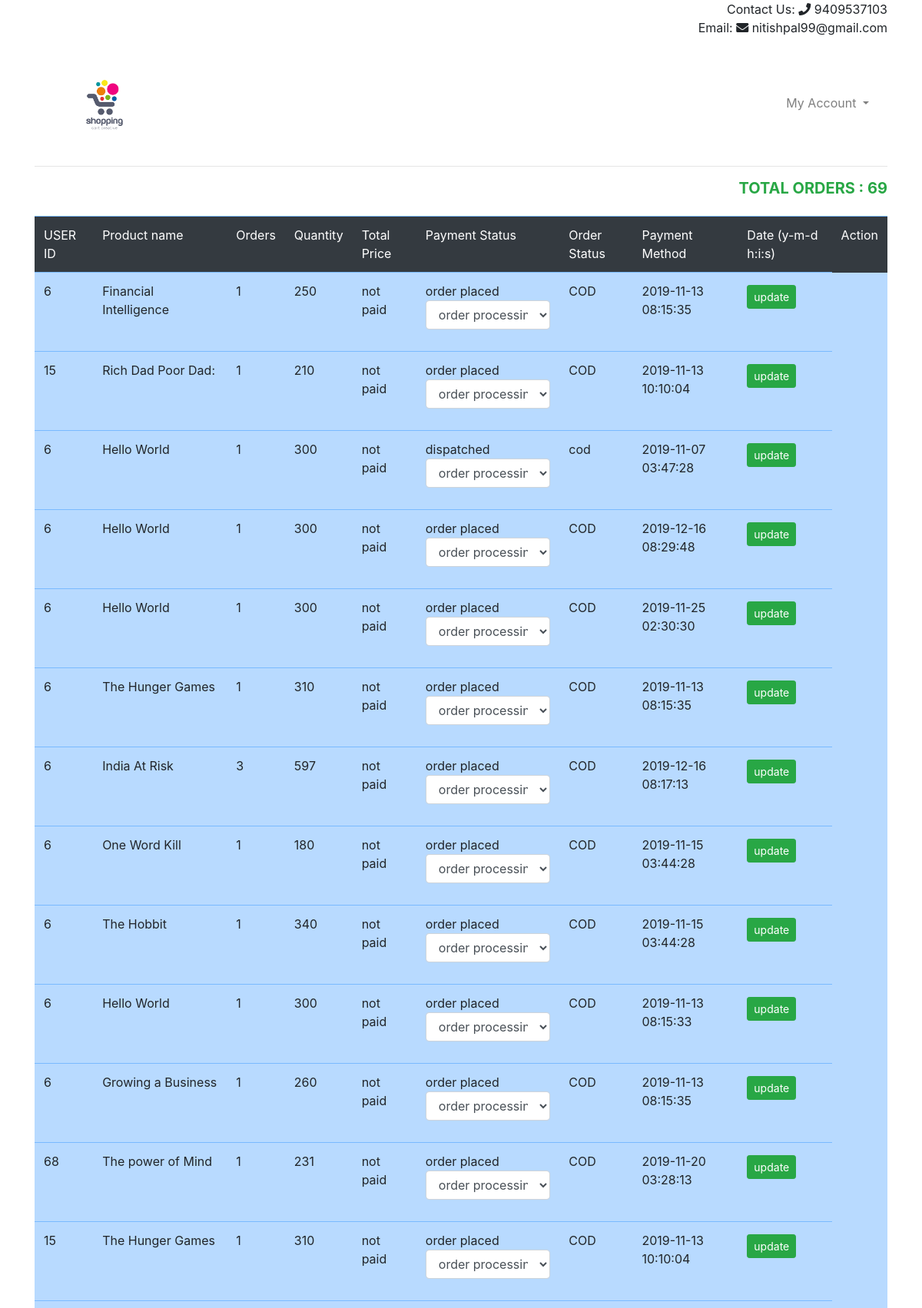
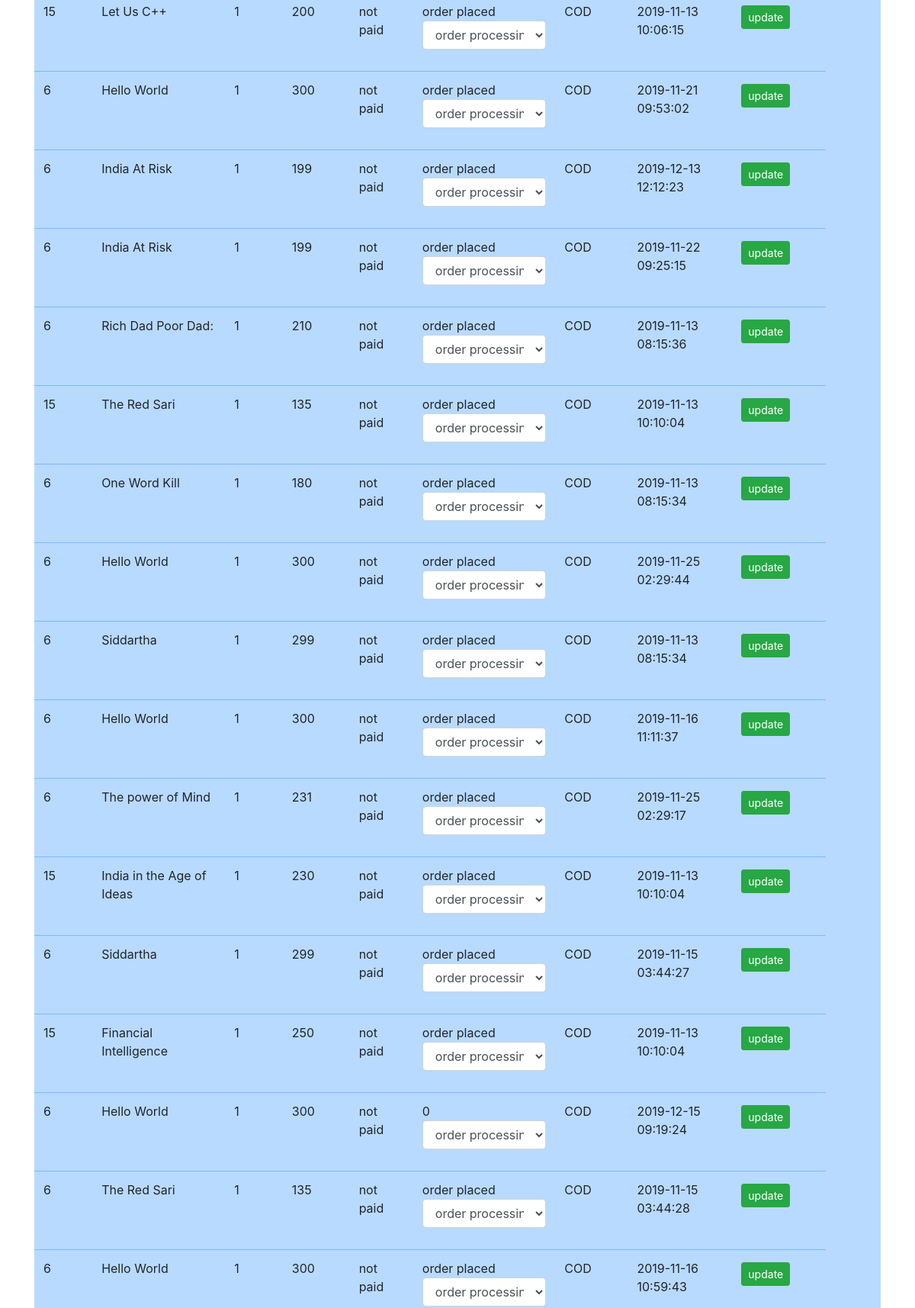
Screenshot of /admin/orders.php (signed in, upper part) with the database file from the repository (2 pictures, top to bottom).
### tables this page shows
CREATE TABLE `orders` (
  `sno` int(11) NOT NULL,
  `order_id` varchar(255) NOT NULL,
  `book_id` varchar(200) NOT NULL,
  `book_name` varchar(255) NOT NULL,
  `img` varchar(200) NOT NULL,
  `price` varchar(200) NOT NULL,
  `quantity` int(11) NOT NULL,
  `total_price` varchar(255) NOT NULL,
  `user_id` varchar(100) NOT NULL,
  `date_of_purchase` varchar(100) NOT NULL,
  `status` varchar(100) NOT NULL,
  `payment_method` varchar(255) NOT NULL,
  `paid` varchar(100) NOT NULL
);

### admin/orders.php (the view, shortened to what this page needs)
<?php
 require_once 'header.php';
 require '../config.php';
$output='';
$sql = "SELECT * FROM orders ORDER BY order_id DESC";
$res = mysqli_query($link,$sql);
$total = mysqli_num_rows($res);
 $output.= '<table class="table table-hover table-primary ">
    <thead class ="bg-dark text-white text-strong">
    <tr>
      <td>USER ID</td>
      <td>Product name</td>
      <td>Orders</td>
      <td>Quantity</td>
      <td>Total Price</td>
      <td>Payment Status</td>
      <td>Order Status</td>
      <td>Payment Method</td>
      <td>Date (y-m-d h:i:s)</td>
      <td>Action</td>
    </tr></thead>';
while ($row = mysqli_fetch_array($res)) {
  $output.='<tr>
      <td>'.$row['user_id'].'</td>
      <td>'.$row['book_name'].'</td>
      <td>'.$row['quantity'].'</td>
      <td>'.$row['total_price'].'</td>
      <td>'.$row['paid'].'</td>
      <td>'.$row['status'].'
        <form method="post" class="form">
        <div class="form-group">
        <select name="status" class="form-control">
        <option value="order processing by seller">order processing by seller</option>
        <option value="item packed">Item packed</option>
        <option value="dispatched">Dispatched</option>
        <option value="out for delivery">out for delivery</option>
        <option value="delivered">Item delivered</option>
        </select>
        </div>
      </td>
      <td>'.$row['payment_method'].'</td>
      <td>'.$row['date_of_purchase'].'</td>
      <td>
      <input type="hidden" value="'.$row['order_id'].'" name="order_id">
      <button class="btn btn-sm btn-success mt-1" name="update" type="submit"> update</button>
       </form>
      </td>
    </tr>';
}
$output.='</table>';
 ?>
 <div class="container">
   <div class="row">
     <div class="col-lg-12">
      <span class="text-success float-right mb-3"><h5 style="font-weight: bolder;">TOTAL ORDERS : <?php echo $total; ?></h5></span>
      <?php echo $output;?>
     </div>
   </div>
 </div>
<?php require_once 'footer.php'; ?>

### admin/header.php (shortened to what this page needs)
<!DOCTYPE html>
<html lang="en" dir="ltr">
  <head>
<link rel="stylesheet" href="https://maxcdn.bootstrapcdn.com/bootstrap/4.3.1/css/bootstrap.min.css">
<link rel="stylesheet" href="https://use.fontawesome.com/releases/v5.8.2/css/all.css">
  </head>
  <body>
  <div class="container">
    <div class="info">
      Contact Us:&nbsp;<i class="fas fa-phone"></i>&nbsp;9409537103<br>
      Email:&nbsp;<i class="fas fa-envelope"></i>&nbsp;nitishpal99@gmail.com
    </div>
    <nav class="navbar navbar-expand-lg navbar-light">
      <a class="navbar-brand" href="profile.php"> <img src="images/logo1.png" alt="" href="80" width="150"> </a>
      <div class="collapse navbar-collapse" id="navbarNavDropdown">
        <ul class="navbar-nav ml-auto">
        <?php
          if (!isset($_SESSION['aloggedin'])) {
          echo '
              <li class="nav-item">
            <a class="nav-link" href="login.php">Login</a>
          </li>';
        }else {
        echo '
              <li class="nav-item dropdown">
            <a class="nav-link dropdown-toggle" href="#" id="navbarDropdownMenuLink" data-toggle="dropdown" aria-haspopup="true" aria-expanded="false">
            My Account
            </a>
            <div class="dropdown-menu" aria-labelledby="navbarDropdownMenuLink">
              <h5 class="dropdown-header">Hello, Admin</h5>
              <div class="dropdown-divider"></div>
              <a class="dropdown-item" href="logout.php">Logout</a>
            </div>
          </li>';
        }
       ?>
        </ul>
      </div>
    </nav>
    <hr>
  </div>

### admin/footer.php (shortened to what this page needs)
<br><br><br><br><br><br><br><br><br><br><br><br><br><br><br><br><br><br><br><br><br>
</body>
</html>

### admin/header.php (style rules this page uses)
.info { text-align: right; margin-bottom: 20px; }

### rows the page displays
orders: user "6", book_name "Financial Intelligence", quantity "1", total_price "250", paid "not paid", status "order placed", payment_method "COD", date_of_purchase "2019-11-13 08:15:35"
orders: user "15", book_name "Rich Dad Poor Dad:", quantity "1", total_price "210", paid "not paid", status "order placed", payment_method "COD", date_of_purchase "2019-11-13 10:10:04"
orders: user "6", book_name "Hello World", quantity "1", total_price "300", paid "not paid", status "dispatched", payment_method "cod", date_of_purchase "2019-11-07 03:47:28"
orders: user "6", book_name "Hello World", quantity "1", total_price "300", paid "not paid", status "order placed", payment_method "COD", date_of_purchase "2019-12-16 08:29:48"
orders: user "6", book_name "Hello World", quantity "1", total_price "300", paid "not paid", status "order placed", payment_method "COD", date_of_purchase "2019-11-25 02:30:30"
orders: user "6", book_name "The Hunger Games", quantity "1", total_price "310", paid "not paid", status "order placed", payment_method "COD", date_of_purchase "2019-11-13 08:15:35"
orders: user "6", book_name "India At Risk", quantity "3", total_price "597", paid "not paid", status "order placed", payment_method "COD", date_of_purchase "2019-12-16 08:17:13"
orders: user "6", book_name "One Word Kill", quantity "1", total_price "180", paid "not paid", status "order placed", payment_method "COD", date_of_purchase "2019-11-15 03:44:28"
orders: user "6", book_name "The Hobbit", quantity "1", total_price "340", paid "not paid", status "order placed", payment_method "COD", date_of_purchase "2019-11-15 03:44:28"
orders: user "6", book_name "Hello World", quantity "1", total_price "300", paid "not paid", status "order placed", payment_method "COD", date_of_purchase "2019-11-13 08:15:33"
orders: user "6", book_name "Growing a Business", quantity "1", total_price "260", paid "not paid", status "order placed", payment_method "COD", date_of_purchase "2019-11-13 08:15:35"
orders: user "68", book_name "The power of Mind", quantity "1", total_price "231", paid "not paid", status "order placed", payment_method "COD", date_of_purchase "2019-11-20 03:28:13"
orders: user "15", book_name "The Hunger Games", quantity "1", total_price "310", paid "not paid", status "order placed", payment_method "COD", date_of_purchase "2019-11-13 10:10:04"
orders: user "15", book_name "Let Us C++", quantity "1", total_price "200", paid "not paid", status "order placed", payment_method "COD", date_of_purchase "2019-11-13 10:06:15"
orders: user "6", book_name "Hello World", quantity "1", total_price "300", paid "not paid", status "order placed", payment_method "COD", date_of_purchase "2019-11-21 09:53:02"
orders: user "6", book_name "India At Risk", quantity "1", total_price "199", paid "not paid", status "order placed", payment_method "COD", date_of_purchase "2019-12-13 12:12:23"
orders: user "6", book_name "India At Risk", quantity "1", total_price "199", paid "not paid", status "order placed", payment_method "COD", date_of_purchase "2019-11-22 09:25:15"
orders: user "6", book_name "Rich Dad Poor Dad:", quantity "1", total_price "210", paid "not paid", status "order placed", payment_method "COD", date_of_purchase "2019-11-13 08:15:36"
orders: user "15", book_name "The Red Sari", quantity "1", total_price "135", paid "not paid", status "order placed", payment_method "COD", date_of_purchase "2019-11-13 10:10:04"
orders: user "6", book_name "One Word Kill", quantity "1", total_price "180", paid "not paid", status "order placed", payment_method "COD", date_of_purchase "2019-11-13 08:15:34"
orders: user "6", book_name "Hello World", quantity "1", total_price "300", paid "not paid", status "order placed", payment_method "COD", date_of_purchase "2019-11-25 02:29:44"
orders: user "6", book_name "Siddartha", quantity "1", total_price "299", paid "not paid", status "order placed", payment_method "COD", date_of_purchase "2019-11-13 08:15:34"
orders: user "6", book_name "Hello World", quantity "1", total_price "300", paid "not paid", status "order placed", payment_method "COD", date_of_purchase "2019-11-16 11:11:37"
orders: user "6", book_name "The power of Mind", quantity "1", total_price "231", paid "not paid", status "order placed", payment_method "COD", date_of_purchase "2019-11-25 02:29:17"
orders: user "15", book_name "India in the Age of Ideas", quantity "1", total_price "230", paid "not paid", status "order placed", payment_method "COD", date_of_purchase "2019-11-13 10:10:04"
orders: user "6", book_name "Siddartha", quantity "1", total_price "299", paid "not paid", status "order placed", payment_method "COD", date_of_purchase "2019-11-15 03:44:27"
orders: user "15", book_name "Financial Intelligence", quantity "1", total_price "250", paid "not paid", status "order placed", payment_method "COD", date_of_purchase "2019-11-13 10:10:04"
orders: user "6", book_name "Hello World", quantity "1", total_price "300", paid "not paid", status "0", payment_method "COD", date_of_purchase "2019-12-15 09:19:24"
orders: user "6", book_name "The Red Sari", quantity "1", total_price "135", paid "not paid", status "order placed", payment_method "COD", date_of_purchase "2019-11-15 03:44:28"
orders: user "6", book_name "Hello World", quantity "1", total_price "300", paid "not paid", status "order placed", payment_method "COD", date_of_purchase "2019-11-16 10:59:43"

### other values shown
$total "69"
